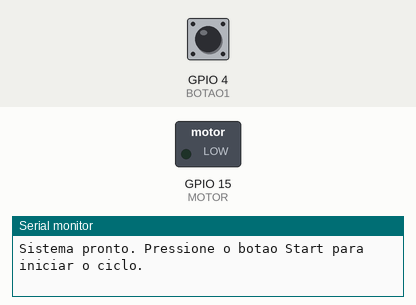
A sketch run on a simulated ESP32. Parts: switched loads named in the sketch (green lamp = pin HIGH), the last lines printed to the serial monitor. Inputs (shaded band) come from the test bench; at power-on: GPIO 4 (BOTAO1) HIGH. Pins used as bus, display or sensor lines are not drawn.

Above: at 1.2 s.
1.3 s: GPIO 4 (BOTAO1) pulled LOW for 0.15 s
2.9 s: GPIO 4 (BOTAO1) pulled LOW for 1 s
At 16.6 s:
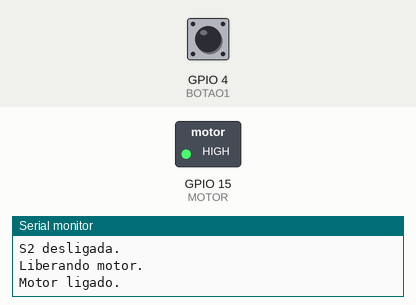
Timing chart, 0 to 17.8 s (numbered marks = the images above; inputs shaded):
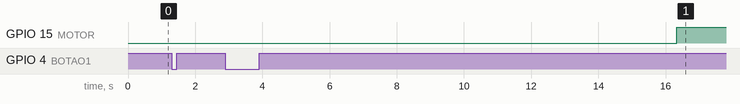

The sketch:

Atividade1.ino
```cpp
/*=======================================
 Inclusao das bibliotecas do FreeRTOS
========================================= */
#include "freertos/FreeRTOS.h"
#include "freertos/task.h"
#include "freertos/event_groups.h"

#define BOTAO1 4
#define S1 0
#define S2 2
#define MOTOR 15

/*=======================================
Mapeamento dos bits do grupo de eventos
========================================= */
#define BIT_START (1 << 0)
#define BIT_S1    (1 << 1)
#define BIT_S2    (1 << 2)
#define BIT_MOTOR (1 << 3)
#define BIT_FIM   (1 << 4)

TaskHandle_t xTaskBotaoHandle;
TaskHandle_t xTaskControleHandle;
EventGroupHandle_t xEventos;

volatile bool cicloEmExecucao = false;

void vTaskBotao(void *pvParameters);
void vTaskControle(void *pvParameters);
void vTaskS1(void *pvParameters);
void vTaskS2(void *pvParameters);
void vTaskMotor(void *pvParameters);

void setup() {
  Serial.begin(115200);

  pinMode(BOTAO1, INPUT_PULLUP);
  pinMode(S1, OUTPUT);
  pinMode(S2, OUTPUT);
  pinMode(MOTOR, OUTPUT);

  digitalWrite(S1, LOW);
  digitalWrite(S2, LOW);
  digitalWrite(MOTOR, LOW);

  xEventos = xEventGroupCreate();

  if (xEventos == NULL) {
    Serial.println("Falha ao criar o Event Group.");
    while (true) {
      delay(1000);
    }
  }

  xTaskCreate(vTaskBotao, "TASK_BOTAO", configMINIMAL_STACK_SIZE + 1024, NULL, 3, &xTaskBotaoHandle);
  xTaskCreate(vTaskControle, "TASK_CONTROLE", configMINIMAL_STACK_SIZE + 2048, NULL, 2, &xTaskControleHandle);
  xTaskCreate(vTaskS1, "TASK_S1", configMINIMAL_STACK_SIZE + 1024, NULL, 1, NULL);
  xTaskCreate(vTaskS2, "TASK_S2", configMINIMAL_STACK_SIZE + 1024, NULL, 1, NULL);
  xTaskCreate(vTaskMotor, "TASK_MOTOR", configMINIMAL_STACK_SIZE + 1024, NULL, 1, NULL);

  Serial.println("Sistema pronto. Pressione o botao Start para iniciar o ciclo.");
}

void loop() {
  vTaskDelay(pdMS_TO_TICKS(1000));
}

void vTaskBotao(void *pvParameters) {
  bool estadoAnterior = HIGH;

  while (true) {
    bool estadoAtual = digitalRead(BOTAO1);

    if (estadoAnterior == HIGH && estadoAtual == LOW) {
      vTaskDelay(pdMS_TO_TICKS(30));

      if (digitalRead(BOTAO1) == LOW) {
        Serial.println("Botao pressionado.");

        if (!cicloEmExecucao) {
          Serial.println("Solicitando inicio do ciclo.");
          xTaskNotifyGive(xTaskControleHandle);
        } else {
          Serial.println("Botao ignorado: ciclo em execucao.");
        }
      }
    }

    while (digitalRead(BOTAO1) == LOW) {
      vTaskDelay(pdMS_TO_TICKS(10));
    }

    estadoAnterior = digitalRead(BOTAO1);
    vTaskDelay(pdMS_TO_TICKS(20));
  }
}

void vTaskControle(void *pvParameters) {
  while (true) {
    ulTaskNotifyTake(pdTRUE, portMAX_DELAY);

    if (cicloEmExecucao) {
      continue;
    }

    cicloEmExecucao = true;
    xEventGroupClearBits(xEventos, BIT_START | BIT_S1 | BIT_S2 | BIT_MOTOR | BIT_FIM);

    Serial.println("Ciclo iniciado.");
    xEventGroupSetBits(xEventos, BIT_START);

    vTaskDelay(pdMS_TO_TICKS(5000));
    Serial.println("Liberando S1.");
    xEventGroupSetBits(xEventos, BIT_S1);

    vTaskDelay(pdMS_TO_TICKS(4000));
    Serial.println("Liberando S2.");
    xEventGroupSetBits(xEventos, BIT_S2);

    vTaskDelay(pdMS_TO_TICKS(6000));
    Serial.println("Liberando motor.");
    xEventGroupSetBits(xEventos, BIT_MOTOR);

    xEventGroupWaitBits(xEventos, BIT_FIM, pdTRUE, pdTRUE, portMAX_DELAY);
    cicloEmExecucao = false;
    Serial.println("Ciclo finalizado.");
  }
}

void vTaskS1(void *pvParameters) {
  while (true) {
    xEventGroupWaitBits(xEventos, BIT_S1, pdTRUE, pdTRUE, portMAX_DELAY);

    Serial.println("S1 ligada.");
    digitalWrite(S1, HIGH);
    vTaskDelay(pdMS_TO_TICKS(3000));
    digitalWrite(S1, LOW);
    Serial.println("S1 desligada.");
  }
}

void vTaskS2(void *pvParameters) {
  while (true) {
    xEventGroupWaitBits(xEventos, BIT_S2, pdTRUE, pdTRUE, portMAX_DELAY);

    Serial.println("S2 ligada.");
    digitalWrite(S2, HIGH);
    vTaskDelay(pdMS_TO_TICKS(5000));
    digitalWrite(S2, LOW);
    Serial.println("S2 desligada.");
  }
}

void vTaskMotor(void *pvParameters) {
  while (true) {
    xEventGroupWaitBits(xEventos, BIT_MOTOR, pdTRUE, pdTRUE, portMAX_DELAY);

    Serial.println("Motor ligado.");
    digitalWrite(MOTOR, HIGH);
    vTaskDelay(pdMS_TO_TICKS(10000));
    digitalWrite(MOTOR, LOW);
    Serial.println("Motor desligado.");

    xEventGroupSetBits(xEventos, BIT_FIM);
  }
}
```
